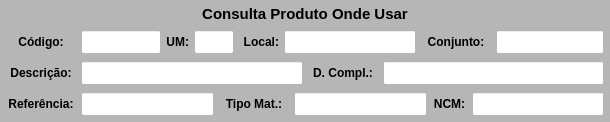
              <widget class="QWidget" name="widget_Cor1" native="true">
               <property name="sizePolicy">
                <sizepolicy hsizetype="Preferred" vsizetype="Preferred">
                 <horstretch>0</horstretch>
                 <verstretch>0</verstretch>
                </sizepolicy>
               </property>
               <property name="minimumSize">
                <size>
                 <width>597</width>
                 <height>0</height>
                </size>
               </property>
               <property name="maximumSize">
                <size>
                 <width>16777215</width>
                 <height>16777215</height>
                </size>
               </property>
               <property name="styleSheet">
                <string notr="true">background-color: rgb(182, 182, 182);</string>
               </property>
               <layout class="QVBoxLayout" name="verticalLayout_6">
                <property name="spacing">
                 <number>1</number>
                </property>
                <property name="leftMargin">
                 <number>1</number>
                </property>
                <property name="topMargin">
                 <number>1</number>
                </property>
                <property name="rightMargin">
                 <number>1</number>
                </property>
                <property name="bottomMargin">
                 <number>3</number>
                </property>
                <item>
                 <widget class="QWidget" name="widget_17" native="true">
                  <property name="minimumSize">
                   <size>
                    <width>0</width>
                    <height>25</height>
                   </size>
                  </property>
                  <property name="maximumSize">
                   <size>
                    <width>16777215</width>
                    <height>25</height>
                   </size>
                  </property>
                  <property name="styleSheet">
                   <string notr="true"/>
                  </property>
                  <layout class="QHBoxLayout" name="horizontalLayout_19">
                   <property name="spacing">
                    <number>3</number>
                   </property>
                   <property name="leftMargin">
                    <number>3</number>
                   </property>
                   <property name="topMargin">
                    <number>3</number>
                   </property>
                   <property name="rightMargin">
                    <number>3</number>
                   </property>
                   <property name="bottomMargin">
                    <number>3</number>
                   </property>
                   <item>
                    <widget class="QLabel" name="label_53">
                     <property name="maximumSize">
                      <size>
                       <width>16777215</width>
                       <height>16777215</height>
                      </size>
                     </property>
                     <property name="font">
                      <font>
                       <pointsize>11</pointsize>
                       <weight>75</weight>
                       <bold>true</bold>
                      </font>
                     </property>
                     <property name="text">
                      <string>Consulta Produto Onde Usar</string>
                     </property>
                     <property name="alignment">
                      <set>Qt::AlignCenter</set>
                     </property>
                    </widget>
                   </item>
                  </layout>
                 </widget>
                </item>
                <item>
                 <widget class="QWidget" name="widget_38" native="true">
                  <property name="minimumSize">
                   <size>
                    <width>0</width>
                    <height>30</height>
                   </size>
                  </property>
                  <property name="maximumSize">
                   <size>
                    <width>16777215</width>
                    <height>30</height>
                   </size>
                  </property>
                  <property name="styleSheet">
                   <string notr="true"/>
                  </property>
                  <layout class="QHBoxLayout" name="horizontalLayout_5">
                   <property name="spacing">
                    <number>5</number>
                   </property>
                   <property name="leftMargin">
                    <number>5</number>
                   </property>
                   <property name="topMargin">
                    <number>3</number>
                   </property>
                   <property name="rightMargin">
                    <number>5</number>
                   </property>
                   <property name="bottomMargin">
                    <number>3</number>
                   </property>
                   <item>
                    <widget class="QLabel" name="label_57">
                     <property name="minimumSize">
                      <size>
                       <width>70</width>
                       <height>0</height>
                      </size>
                     </property>
                     <property name="maximumSize">
                      <size>
                       <width>70</width>
                       <height>16777215</height>
                      </size>
                     </property>
                     <property name="font">
                      <font>
                       <pointsize>9</pointsize>
                       <weight>75</weight>
                       <bold>true</bold>
                      </font>
                     </property>
                     <property name="text">
                      <string>Código:</string>
                     </property>
                     <property name="alignment">
                      <set>Qt::AlignCenter</set>
                     </property>
                    </widget>
                   </item>
                   <item>
                    <widget class="QLineEdit" name="line_Codigo">
                     <property name="sizePolicy">
                      <sizepolicy hsizetype="Preferred" vsizetype="Preferred">
                       <horstretch>0</horstretch>
                       <verstretch>0</verstretch>
                      </sizepolicy>
                     </property>
                     <property name="minimumSize">
                      <size>
                       <width>60</width>
                       <height>0</height>
                      </size>
                     </property>
                     <property name="maximumSize">
                      <size>
                       <width>80</width>
                       <height>16777215</height>
                      </size>
                     </property>
                     <property name="font">
                      <font>
                       <pointsize>9</pointsize>
                      </font>
                     </property>
                     <property name="styleSheet">
                      <string notr="true">background-color: rgb(255, 255, 255);</string>
                     </property>
                     <property name="alignment">
                      <set>Qt::AlignCenter</set>
                     </property>
                     <property name="placeholderText">
                      <string/>
                     </property>
                    </widget>
                   </item>
                   <item>
                    <widget class="QLabel" name="label_26">
                     <property name="maximumSize">
                      <size>
                       <width>25</width>
                       <height>16777215</height>
                      </size>
                     </property>
                     <property name="font">
                      <font>
                       <pointsize>9</pointsize>
                       <weight>75</weight>
                       <bold>true</bold>
                      </font>
                     </property>
                     <property name="text">
                      <string>UM:</string>
                     </property>
                     <property name="alignment">
                      <set>Qt::AlignRight|Qt::AlignTrailing|Qt::AlignVCenter</set>
                     </property>
                    </widget>
                   </item>
                   <item>
                    <widget class="QLineEdit" name="line_UM">
                     <property name="sizePolicy">
                      <sizepolicy hsizetype="Preferred" vsizetype="Preferred">
                       <horstretch>0</horstretch>
                       <verstretch>0</verstretch>
                      </sizepolicy>
                     </property>
                     <property name="minimumSize">
                      <size>
                       <width>40</width>
                       <height>0</height>
                      </size>
                     </property>
                     <property name="maximumSize">
                      <size>
                       <width>40</width>
                       <height>16777215</height>
                      </size>
                     </property>
                     <property name="font">
                      <font>
                       <pointsize>9</pointsize>
                      </font>
                     </property>
                     <property name="styleSheet">
                      <string notr="true">background-color: rgb(255, 255, 255);</string>
                     </property>
                     <property name="alignment">
                      <set>Qt::AlignCenter</set>
                     </property>
                    </widget>
                   </item>
                   <item>
                    <widget class="QLabel" name="label_65">
                     <property name="minimumSize">
                      <size>
                       <width>40</width>
                       <height>0</height>
                      </size>
                     </property>
                     <property name="maximumSize">
                      <size>
                       <width>40</width>
                       <height>16777215</height>
                      </size>
                     </property>
                     <property name="font">
                      <font>
                       <pointsize>9</pointsize>
                       <weight>75</weight>
                       <bold>true</bold>
                      </font>
                     </property>
                     <property name="text">
                      <string>Local:</string>
                     </property>
                     <property name="alignment">
                      <set>Qt::AlignRight|Qt::AlignTrailing|Qt::AlignVCenter</set>
                     </property>
                    </widget>
                   </item>
                   <item>
                    <widget class="QLineEdit" name="line_Local">
                     <property name="sizePolicy">
                      <sizepolicy hsizetype="Preferred" vsizetype="Preferred">
                       <horstretch>0</horstretch>
                       <verstretch>0</verstretch>
                      </sizepolicy>
                     </property>
                     <property name="minimumSize">
                      <size>
                       <width>132</width>
                       <height>0</height>
                      </size>
                     </property>
                     <property name="maximumSize">
                      <size>
                       <width>132</width>
                       <height>16777215</height>
                      </size>
                     </property>
                     <property name="font">
                      <font>
                       <pointsize>9</pointsize>
                      </font>
                     </property>
                     <property name="cursor">
                      <cursorShape>IBeamCursor</cursorShape>
                     </property>
                     <property name="styleSheet">
                      <string notr="true">background-color: rgb(255, 255, 255);</string>
                     </property>
                     <property name="inputMask">
                      <string/>
                     </property>
                     <property name="text">
                      <string/>
                     </property>
                     <property name="maxLength">
                      <number>20</number>
                     </property>
                     <property name="frame">
                      <bool>true</bool>
                     </property>
                     <property name="echoMode">
                      <enum>QLineEdit::Normal</enum>
                     </property>
                     <property name="alignment">
                      <set>Qt::AlignCenter</set>
                     </property>
                    </widget>
                   </item>
                   <item>
                    <widget class="QLabel" name="label_69">
                     <property name="minimumSize">
                      <size>
                       <width>70</width>
                       <height>0</height>
                      </size>
                     </property>
                     <property name="maximumSize">
                      <size>
                       <width>70</width>
                       <height>16777215</height>
                      </size>
                     </property>
                     <property name="font">
                      <font>
                       <pointsize>9</pointsize>
                       <weight>75</weight>
                       <bold>true</bold>
                      </font>
                     </property>
                     <property name="text">
                      <string>Conjunto:</string>
                     </property>
                     <property name="alignment">
                      <set>Qt::AlignCenter</set>
                     </property>
                    </widget>
                   </item>
                   <item>
                    <widget class="QLineEdit" name="line_Conjunto">
                     <property name="sizePolicy">
                      <sizepolicy hsizetype="Preferred" vsizetype="Preferred">
                       <horstretch>0</horstretch>
                       <verstretch>0</verstretch>
                      </sizepolicy>
                     </property>
                     <property name="minimumSize">
                      <size>
                       <width>0</width>
                       <height>0</height>
                      </size>
                     </property>
                     <property name="maximumSize">
                      <size>
                       <width>16777215</width>
                       <height>16777215</height>
                      </size>
                     </property>
                     <property name="font">
                      <font>
                       <pointsize>9</pointsize>
                      </font>
                     </property>
                     <property name="styleSheet">
                      <string notr="true">background-color: rgb(255, 255, 255);</string>
                     </property>
                     <property name="alignment">
                      <set>Qt::AlignCenter</set>
                     </property>
                    </widget>
                   </item>
                  </layout>
                 </widget>
                </item>
                <item>
                 <widget class="QWidget" name="widget_15" native="true">
                  <property name="minimumSize">
                   <size>
                    <width>0</width>
                    <height>30</height>
                   </size>
                  </property>
                  <property name="maximumSize">
                   <size>
                    <width>16777215</width>
                    <height>30</height>
                   </size>
                  </property>
                  <property name="styleSheet">
                   <string notr="true"/>
                  </property>
                  <layout class="QHBoxLayout" name="horizontalLayout_16">
                   <property name="spacing">
                    <number>5</number>
                   </property>
                   <property name="leftMargin">
                    <number>5</number>
                   </property>
                   <property name="topMargin">
                    <number>3</number>
                   </property>
                   <property name="rightMargin">
                    <number>5</number>
                   </property>
                   <property name="bottomMargin">
                    <number>3</number>
                   </property>
                   <item>
                    <widget class="QLabel" name="label_50">
                     <property name="minimumSize">
                      <size>
                       <width>70</width>
                       <height>0</height>
                      </size>
                     </property>
                     <property name="maximumSize">
                      <size>
                       <width>70</width>
                       <height>16777215</height>
                      </size>
                     </property>
                     <property name="font">
                      <font>
                       <pointsize>9</pointsize>
                       <weight>75</weight>
                       <bold>true</bold>
                      </font>
                     </property>
                     <property name="text">
                      <string>Descrição:</string>
                     </property>
                     <property name="alignment">
                      <set>Qt::AlignCenter</set>
                     </property>
                    </widget>
                   </item>
                   <item>
                    <widget class="QLineEdit" name="line_Descricao">
                     <property name="sizePolicy">
                      <sizepolicy hsizetype="Preferred" vsizetype="Preferred">
                       <horstretch>0</horstretch>
                       <verstretch>0</verstretch>
                      </sizepolicy>
                     </property>
                     <property name="minimumSize">
                      <size>
                       <width>0</width>
                       <height>0</height>
                      </size>
                     </property>
                     <property name="maximumSize">
                      <size>
                       <width>16777215</width>
                       <height>16777215</height>
                      </size>
                     </property>
                     <property name="font">
                      <font>
                       <pointsize>9</pointsize>
                      </font>
                     </property>
                     <property name="styleSheet">
                      <string notr="true">background-color: rgb(255, 255, 255);</string>
                     </property>
                     <property name="alignment">
                      <set>Qt::AlignLeading|Qt::AlignLeft|Qt::AlignVCenter</set>
                     </property>
                    </widget>
                   </item>
                   <item>
                    <widget class="QLabel" name="label_64">
                     <property name="minimumSize">
                      <size>
                       <width>70</width>
                       <height>0</height>
                      </size>
                     </property>
                     <property name="maximumSize">
                      <size>
                       <width>70</width>
                       <height>16777215</height>
                      </size>
                     </property>
                     <property name="font">
                      <font>
                       <pointsize>9</pointsize>
                       <weight>75</weight>
                       <bold>true</bold>
                      </font>
                     </property>
                     <property name="text">
                      <string>D. Compl.:</string>
                     </property>
                     <property name="alignment">
                      <set>Qt::AlignCenter</set>
                     </property>
                    </widget>
                   </item>
                   <item>
                    <widget class="QLineEdit" name="line_DescrCompl">
                     <property name="sizePolicy">
                      <sizepolicy hsizetype="Preferred" vsizetype="Preferred">
                       <horstretch>0</horstretch>
                       <verstretch>0</verstretch>
                      </sizepolicy>
                     </property>
                     <property name="minimumSize">
                      <size>
                       <width>0</width>
                       <height>0</height>
                      </size>
                     </property>
                     <property name="maximumSize">
                      <size>
                       <width>16777215</width>
                       <height>16777215</height>
                      </size>
                     </property>
                     <property name="font">
                      <font>
                       <pointsize>9</pointsize>
                      </font>
                     </property>
                     <property name="styleSheet">
                      <string notr="true">background-color: rgb(255, 255, 255);</string>
                     </property>
                     <property name="alignment">
                      <set>Qt::AlignLeading|Qt::AlignLeft|Qt::AlignVCenter</set>
                     </property>
                    </widget>
                   </item>
                  </layout>
                 </widget>
                </item>
                <item>
                 <widget class="QWidget" name="widget_27" native="true">
                  <property name="minimumSize">
                   <size>
                    <width>0</width>
                    <height>30</height>
                   </size>
                  </property>
                  <property name="maximumSize">
                   <size>
                    <width>16777215</width>
                    <height>30</height>
                   </size>
                  </property>
                  <property name="styleSheet">
                   <string notr="true"/>
                  </property>
                  <layout class="QHBoxLayout" name="horizontalLayout_20">
                   <property name="spacing">
                    <number>5</number>
                   </property>
                   <property name="leftMargin">
                    <number>5</number>
                   </property>
                   <property name="topMargin">
                    <number>3</number>
                   </property>
                   <property name="rightMargin">
                    <number>5</number>
                   </property>
                   <property name="bottomMargin">
                    <number>3</number>
                   </property>
                   <item>
                    <widget class="QLabel" name="label_59">
                     <property name="minimumSize">
                      <size>
                       <width>70</width>
                       <height>0</height>
                      </size>
                     </property>
                     <property name="maximumSize">
                      <size>
                       <width>70</width>
                       <height>16777215</height>
                      </size>
                     </property>
                     <property name="font">
                      <font>
                       <pointsize>9</pointsize>
                       <weight>75</weight>
                       <bold>true</bold>
                      </font>
                     </property>
                     <property name="text">
                      <string>Referência:</string>
                     </property>
                     <property name="alignment">
                      <set>Qt::AlignCenter</set>
                     </property>
                    </widget>
                   </item>
                   <item>
                    <widget class="QLineEdit" name="line_Referencia">
                     <property name="sizePolicy">
                      <sizepolicy hsizetype="Preferred" vsizetype="Preferred">
                       <horstretch>0</horstretch>
                       <verstretch>0</verstretch>
                      </sizepolicy>
                     </property>
                     <property name="minimumSize">
                      <size>
                       <width>0</width>
                       <height>0</height>
                      </size>
                     </property>
                     <property name="maximumSize">
                      <size>
                       <width>16777215</width>
                       <height>16777215</height>
                      </size>
                     </property>
                     <property name="font">
                      <font>
                       <pointsize>9</pointsize>
                      </font>
                     </property>
                     <property name="cursor">
                      <cursorShape>IBeamCursor</cursorShape>
                     </property>
                     <property name="styleSheet">
                      <string notr="true">background-color: rgb(255, 255, 255);</string>
                     </property>
                     <property name="inputMask">
                      <string/>
                     </property>
                     <property name="text">
                      <string/>
                     </property>
                     <property name="maxLength">
                      <number>20</number>
                     </property>
                     <property name="frame">
                      <bool>true</bool>
                     </property>
                     <property name="echoMode">
                      <enum>QLineEdit::Normal</enum>
                     </property>
                     <property name="alignment">
                      <set>Qt::AlignLeading|Qt::AlignLeft|Qt::AlignVCenter</set>
                     </property>
                    </widget>
                   </item>
                   <item>
                    <widget class="QLabel" name="label_71">
                     <property name="minimumSize">
                      <size>
                       <width>70</width>
                       <height>0</height>
                      </size>
                     </property>
                     <property name="maximumSize">
                      <size>
                       <width>70</width>
                       <height>16777215</height>
                      </size>
                     </property>
                     <property name="font">
                      <font>
                       <pointsize>9</pointsize>
                       <weight>75</weight>
                       <bold>true</bold>
                      </font>
                     </property>
                     <property name="text">
                      <string>Tipo Mat.:</string>
                     </property>
                     <property name="alignment">
                      <set>Qt::AlignCenter</set>
                     </property>
                    </widget>
                   </item>
                   <item>
                    <widget class="QLineEdit" name="line_Tipo">
                     <property name="sizePolicy">
                      <sizepolicy hsizetype="Preferred" vsizetype="Preferred">
                       <horstretch>0</horstretch>
                       <verstretch>0</verstretch>
                      </sizepolicy>
                     </property>
                     <property name="minimumSize">
                      <size>
                       <width>0</width>
                       <height>0</height>
                      </size>
                     </property>
                     <property name="maximumSize">
                      <size>
                       <width>16777215</width>
                       <height>16777215</height>
                      </size>
                     </property>
                     <property name="font">
                      <font>
                       <pointsize>9</pointsize>
                      </font>
                     </property>
                     <property name="styleSheet">
                      <string notr="true">background-color: rgb(255, 255, 255);</string>
                     </property>
                     <property name="alignment">
                      <set>Qt::AlignCenter</set>
                     </property>
                    </widget>
                   </item>
                   <item>
                    <widget class="QLabel" name="label_63">
                     <property name="minimumSize">
                      <size>
                       <width>35</width>
                       <height>0</height>
                      </size>
                     </property>
                     <property name="maximumSize">
                      <size>
                       <width>35</width>
                       <height>16777215</height>
                      </size>
                     </property>
                     <property name="font">
                      <font>
                       <pointsize>9</pointsize>
                       <weight>75</weight>
                       <bold>true</bold>
                      </font>
                     </property>
                     <property name="text">
                      <string>NCM:</string>
                     </property>
                     <property name="alignment">
                      <set>Qt::AlignCenter</set>
                     </property>
                    </widget>
                   </item>
                   <item>
                    <widget class="QLineEdit" name="line_NCM">
                     <property name="sizePolicy">
                      <sizepolicy hsizetype="Preferred" vsizetype="Preferred">
                       <horstretch>0</horstretch>
                       <verstretch>0</verstretch>
                      </sizepolicy>
                     </property>
                     <property name="minimumSize">
                      <size>
                       <width>132</width>
                       <height>0</height>
                      </size>
                     </property>
                     <property name="maximumSize">
                      <size>
                       <width>132</width>
                       <height>16777215</height>
                      </size>
                     </property>
                     <property name="font">
                      <font>
                       <pointsize>9</pointsize>
                      </font>
                     </property>
                     <property name="styleSheet">
                      <string notr="true">background-color: rgb(255, 255, 255);</string>
                     </property>
                     <property name="alignment">
                      <set>Qt::AlignCenter</set>
                     </property>
                    </widget>
                   </item>
                  </layout>
                 </widget>
                </item>
               </layout>
              </widget>
